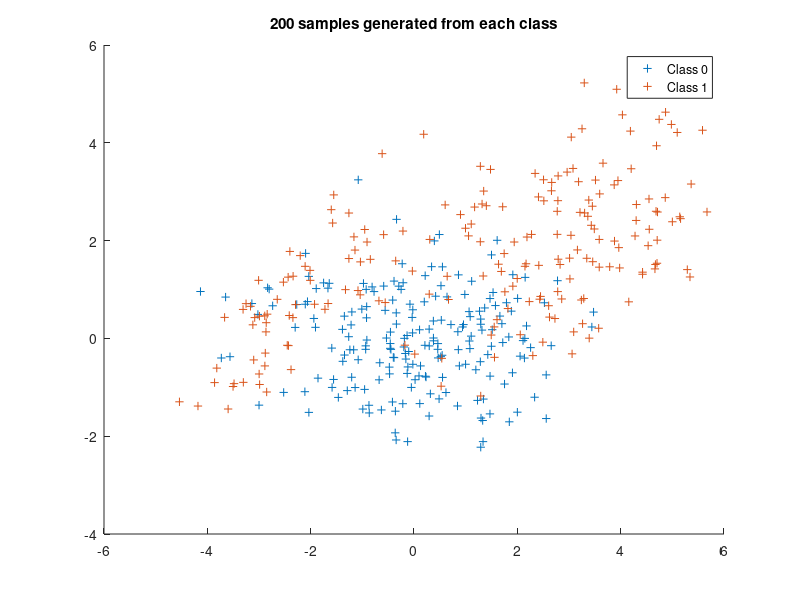

Write the MATLAB code that produced this figure. (Note: this script raises an error after producing the figure.)
%% 1) Generate 2D synthetic data
N = 200;

% Class 0
m_0 = [0, 0]';
lambda_01 = 2;
lambda_02 = 1;
theta_0 = 0;
u_01 = [cos(theta_0), sin(theta_0)]';
u_02 = [-sin(theta_0), cos(theta_0)]';
C_0 = lambda_01*(u_01*u_01') + lambda_02*(u_02*u_02');

rng(100)
data_0 = mvnrnd(m_0, C_0, N)';

% Class 1
% Component A
m_1A = [-2, 1]';
lambda_1A1 = 2;
lambda_1A2 = 1/4;
theta_1A = -3*pi/4;
u_1A1 = [cos(theta_1A), sin(theta_1A)]';
u_1A2 = [-sin(theta_1A), cos(theta_1A)]';
C_1A = lambda_1A1*(u_1A1*u_1A1') + lambda_1A2*(u_1A2*u_1A2');
pi_1A = 1/3;
% Component B
m_1B = [3, 2]';
lambda_1B1 = 3;
lambda_1B2 = 1;
theta_1B = pi/4;
u_1B1 = [cos(theta_1B), sin(theta_1B)]';
u_1B2 = [-sin(theta_1B), cos(theta_1B)]';
C_1B = lambda_1B1*(u_1B1*u_1B1') + lambda_1B2*(u_1B2*u_1B2');
pi_1B = 2/3;
% Mixture
dist_1 = gmdistribution([m_1A'; m_1B'], cat(3,C_1A,C_1B),[pi_1A, pi_1B]);

data_1 = random(dist_1,N)';

% Plot the generated data
figure(1); clf
scatter(data_0(1,:), data_0(2,:),'+')
hold on
scatter(data_1(1,:), data_1(2,:),'+r')
legend('Class 0', 'Class 1')
title('200 samples generated from each class')

% Save distribution parameters to .mat-file
save params.mat m_0 m_1A m_1B C_0 C_1A C_1B pi_1A pi_1B

%% 2) Use MAP to classify samples and compute the decision boundary

data = [data_0, data_1];
% Classify samples according to maximum likelihood
t = classifyByMAP(data); % t is a vector containing the labels of all samples

% Define the ranges and resolution of the grid used for computing the
% decision boundary
u = linspace(-10, 10, 100);
v = linspace(-10, 10, 100);

zp = zeros(length(u), length(v));

% Evaluate zp = p_0 - p_1 over the grid
for i = 1:length(u)
    for j = 1:length(v)
        x(:,j) = [u(i) v(j)]';
    end
    p_uv_0  = getProbability(x, 0);
    p_uv_1  = getProbability(x, 1);
    zp(:,i) = p_uv_0 - p_uv_1;
end

% Plot the decision boundary with the samples
figure(2);
scatter(data_0(1,:), data_0(2,:),'+b')
hold on
scatter(data_1(1,:), data_1(2,:),'+r')
hold on
contour(u,v,zp, [0, 0],'k', 'LineWidth', 2)
title('Decision boundary using the MAP rule')
legend('Class 0','Class 1','Decision boundary')

%% 3) Estimation of conditional probability of incorrect classification with MAP

N_test = 300;
rng(100)
Test_X_0 = mvnrnd(m_0, C_0, N_test)';
Test_X_1 = random(dist_1,N_test)';

data = [Test_X_0, Test_X_1];
t = classifyByMAP(data);

% Check which samples were correctly classified
corr_0 = 0;
corr_1 = 0;
for i=1:size(t,2)
    if (i<=N_test && t(i) == 0)
        corr_0 = corr_0 + 1;
    elseif (i>N_test && t(i) == 1)
        corr_1 = corr_1 + 1;
    end 
end
p_incorr_0 = (N_test - corr_0)/N_test
p_incorr_1 = (N_test - corr_1)/N_test

% Plot the decision boundary with the test samples
figure(3); clf;
scatter(Test_X_0(1,:), Test_X_0(2,:),'.b')
hold on
scatter(Test_X_1(1,:), Test_X_1(2,:),'.r')
hold on
contour(u,v,zp, [0, 0],'k', 'LineWidth', 2)
title('Classification of ??? samples using the MAP rule')
legend('Class 0','Class 1','Decision boundary')


%% 4) Kernelized logistic regression

N_training_samples = 1600;
% Create a set of training samples
rng(100)
X_0 = mvnrnd(m_0, C_0, N_training_samples/2)';
X_1 = random(dist_1,N_training_samples/2)';
X = [X_0 X_1];

l = 0.1;
lambda = 0.01;

a_26   = KLR(X, 26,  l, lambda);
a_50   = KLR(X, 50,  l, lambda);
a_100  = KLR(X, 100, l, lambda);
a_200  = KLR(X, 200, l, lambda);
%a_400  = KLR(X, 400, l, lambda);
%a_800  = KLR(X, 800, l, lambda);
%a_1600 = KLR(X_1600);

%% 5) Plotting of data points and decision boundary with the kernel trick

% Evaluate z = a'*K
[z_50 ] = evaluateZ(X, 50,  a_50,  l); % N = 50
%[z_100] = evaluateZ(X, 100, a_100, l); % N = 100
[z_200] = evaluateZ(X, 200, a_200, l); % N = 200


%% 6)
corr_0 = 0;
corr_1 = 0;
K_temp = zeros(length(X),1);
zt = 0;
for i=1:length(X)
    for m=1:length(X)
        K_temp(m) = exp(-norm(X(:,m)-X(:,i))^2/(2*l^2));
    end
    zt = a'*K_temp;
    fprintf('Point nr %d at [%0.1f, %0.1f] has z = %0.2f\n',i,X(1,i),X(2,i),zt);
    if     (zt < 0 && i <= (length(X)/2))
        corr_0 = corr_0 + 1;
    elseif (zt > 0 && i >  (length(X)/2))
        corr_1 = corr_1 + 1;
    end
end
p_incorr_0 = (length(X)/2 - corr_0)/(length(X)/2)
p_incorr_1 = (length(X)/2 - corr_1)/(length(X)/2)

%% 7)

% Map the data to 3rd degree feature vectors, gather in matrix form
Phi = createFeatureMatrix([data_0 data_1]);
w = zeros(size(Phi(:,1)));
t = [zeros(1,N) ones(1,N)];

for k=1:50
    y = 1./(1+exp(-w'*Phi));
    R = diag(y.*(1-y));
    w0 = w;
    w = w - (Phi*R*Phi')\Phi*(y-t)';
    if (abs(w-w0)<0.001)
        k
        break
    end 
end
% Decision boundary

% Define the ranges of the grid
u = linspace(-10, 10, 200);
v = linspace(-10, 10, 200);

% Initialize space for the values to be plotted
zp = zeros(length(u), length(v));

% Evaluate z = theta*x over the grid
for i = 1:length(u)
    for j = 1:length(v)
        phi_uv = createFeatureMatrix([u(i) v(j)]');
        zp(j,i) = w'*phi_uv;
    end
end

% Plot the generated data
figure(2);
scatter(data_0(1,:), data_0(2,:),'+')
hold on
scatter(data_1(1,:), data_1(2,:),'+r')
contour(u,v,zp, [0, 0],'k', 'LineWidth', 2)
title('Classification from 200 samples using the MAP rule')
legend('Class 0','Class 1','Decision boundary')

% Classify generated samples
class_0_correct = 0;
class_1_correct = 0;
for i = 1:2*N
    z = w'*Phi(:,i);
    if (z < 0 && i <= N)
        % Sample from Class 0 classified as Class 0
        class_0_correct = class_0_correct + 1;
    end
    if (z > 0 && i > N)
        % Sample from Class 1 classified as Class 1
        class_1_correct = class_1_correct + 1;
    end     
end
correct_classification_percentage = ((class_0_correct + class_1_correct) / (2*N))*100


%% 3) 7test? Estimation of conditional probability of incorrect classification with MAP
N_test = 5000;
MAP_test_samples_0 = mvnrnd(m_0, C_0, N_test);
MAP_test_samples_1 = random(dist_1,N_test);

Phi = createFeatureMatrix([MAP_test_samples_0 MAP_test_samples_1]);

class_0_correct = 0;
class_1_correct = 0;
for i = 1:2*N_test
    z = w'*Phi(:,i);
    if (z < 0 && i <= N_test)
        % Sample from Class 0 classified as Class 0
        class_0_correct = class_0_correct + 1;
    end
    if (z > 0 && i > N_test)
        % Sample from Class 1 classified as Class 1
        class_1_correct = class_1_correct + 1
    end     
end
prob_error_class_0 = (N_test - class_0_correct) / N_test
prob_error_class_1 = (N_test - class_1_correct) / N_test


% Plot the generated data
figure(1); clf
scatter(MAP_test_samples_0(:,1), MAP_test_samples_0(:,2),'.')
hold on
scatter(MAP_test_samples_1(:,1), MAP_test_samples_1(:,2),'.r')
contour(u,v,zp, [0, 0],'k', 'LineWidth', 2)
title('Simulated classification of 1000 samples using the MAP rule')
legend('Class 0','Class 1','Decision boundary')
